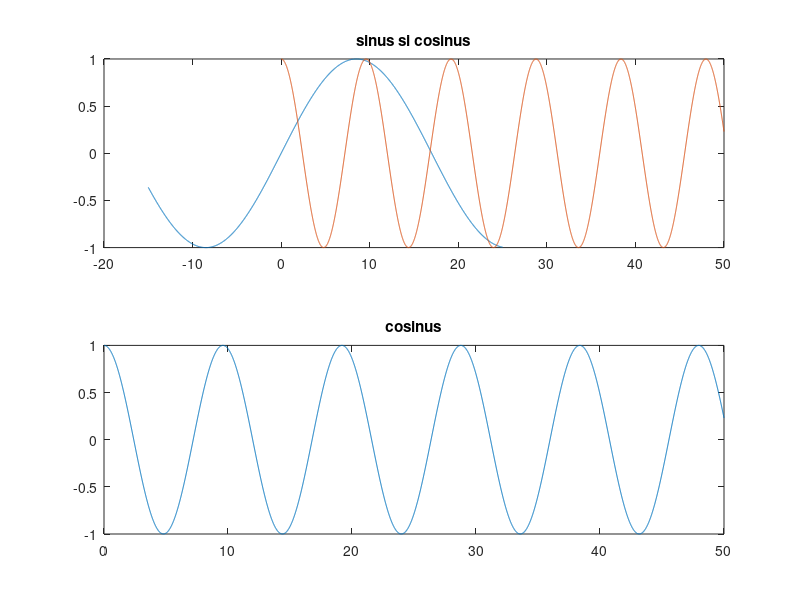

This chart was generated by the following MATLAB code:
a=-15:0.01:25;
b=0:0.01:50;
x=sin(pi*a/17);
subplot(2,1,1);
    plot(a,x)
    hold on;
    x=cos(pi*b/sqrt(23));
    plot(b,x),title('sinus si cosinus')
    hold off;
    subplot(2,1,2) 
    plot(b,x),title('cosinus')